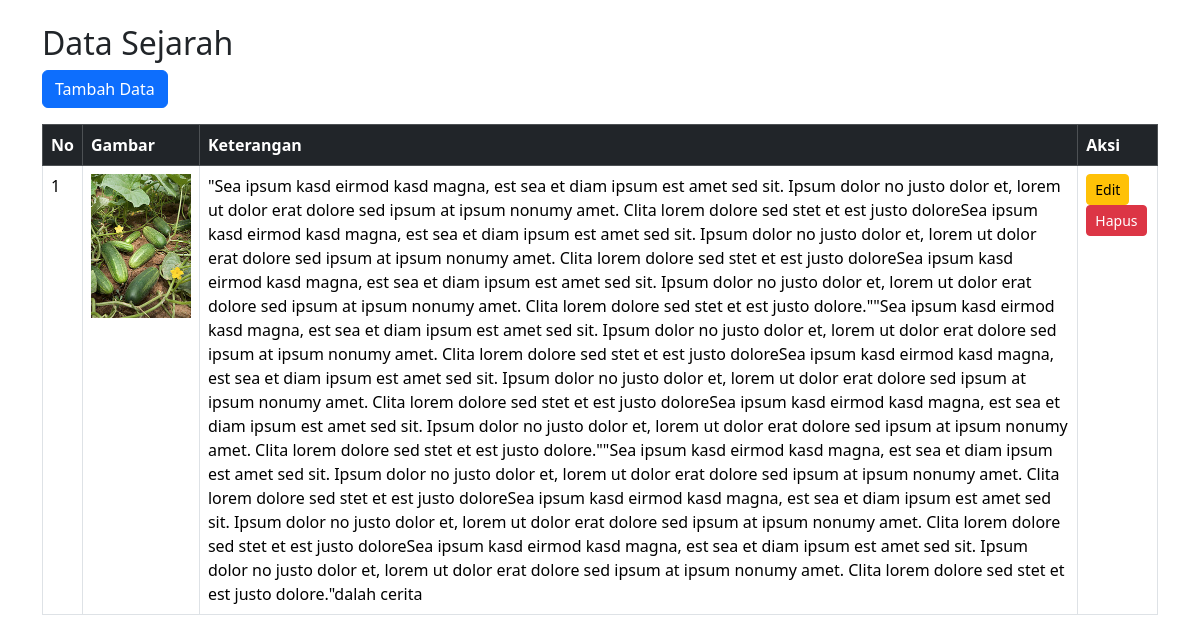
The app's page /admin/sejarah/sejarah.php, older data.
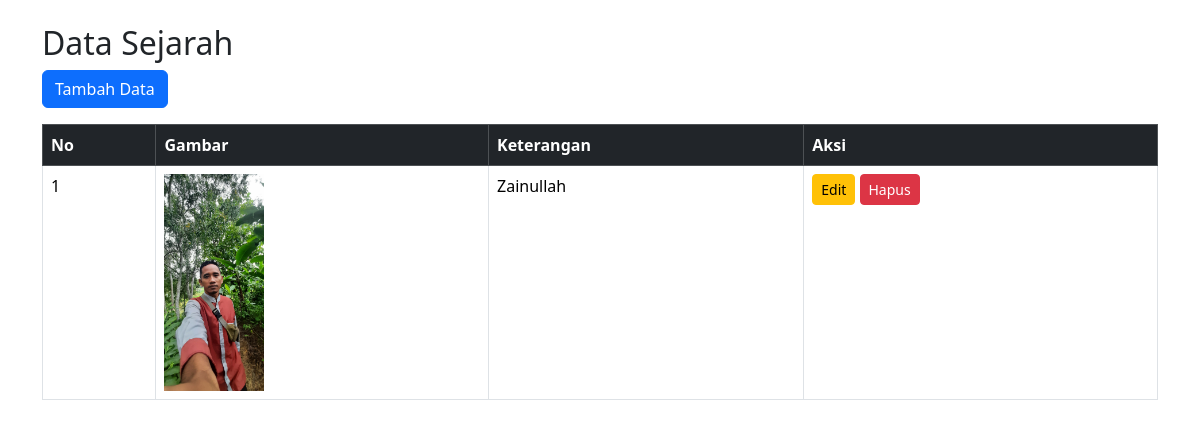
The same page, newer data.
### tables this page shows
CREATE TABLE `sejarah` (
  `sejarah_id` int(11) NOT NULL,
  `gambar` varchar(255) NOT NULL,
  `keterangan` text NOT NULL,
  `admin_id` int(11) DEFAULT NULL
);

### admin/sejarah/sejarah.php (the view, shortened to what this page needs)
<?php
include '../../config/config.php';
$sql = "SELECT * FROM sejarah";
$result = $conn->query($sql);
?>
<!DOCTYPE html>
<html lang="id">
<head>
    <link href="https://cdn.jsdelivr.net/npm/bootstrap@5.3.3/dist/css/bootstrap.min.css" rel="stylesheet">
</head>
<body>
    <div class="container mt-4">
        <h2>Data Sejarah</h2>
        <a href="../../admin/sejarah/tambah.php" class="btn btn-primary mb-3">Tambah Data</a>
        <table class="table table-bordered">
            <thead class="table-dark">
                <tr>
                    <th>No</th>
                    <th>Gambar</th>
                    <th>Keterangan</th>
                    <th>Aksi</th>
                </tr>
            </thead>
            <tbody>
                <?php
                if ($result->num_rows > 0) {
                    $no = 1;
                    while ($row = $result->fetch_assoc()) {
                        echo "<tr>";
                        echo "<td>" . $no++ . "</td>";
                        echo "<td><img src='../../uploads/" . $row['gambar'] . "' width='100'></td>";
                        echo "<td>" . $row['keterangan'] . "</td>";
                        echo "<td>
                                <a href='../../admin/sejarah/edit.php?id=" . $row['sejarah_id'] . "' class='btn btn-warning btn-sm'>Edit</a>
                                <a href='../../admin/sejarah/delete.php?id=" . $row['sejarah_id'] . "' class='btn btn-danger btn-sm' onclick='return confirm(\"Yakin hapus?\")'>Hapus</a>
                            </td>";
                        echo "</tr>";
                    }
                } else {
                    echo "<tr><td colspan='5' class='text-center'>Tidak ada data</td></tr>";
                }
                ?>
            </tbody>
        </table>
    </div>
</body>
</html>

Row changes from the older to the newer data that the page shows:
removed sejarah: gambar (picture), keterangan "\"Sea ipsum kasd eirmod kasd magna, est sea et diam ipsum est amet sed sit. Ipsum dolor no justo dolor et, lorem ut dolor erat dolore sed ipsum at ipsum nonumy amet. Clita lorem dolore sed stet et est justo doloreSea ipsum kasd eirmod kasd magna, est sea et diam ipsum est amet sed sit. Ipsum dolor no justo dolor et, lorem ut dolor erat dolore sed ipsum at ipsum nonumy amet. Clita lorem dolore sed stet et est justo doloreSea ipsum kasd eirmod kasd magna, est sea et diam ipsum est amet sed sit. Ipsum dolor no justo dolor et, lorem ut dolor erat dolore sed ipsum at ipsum nonumy amet. Clita lorem dolore sed stet et est justo dolore.\"\"Sea ipsum kasd eirmod kasd magna, est sea et diam ipsum est…"
added sejarah: gambar (picture), keterangan "Zainullah"
